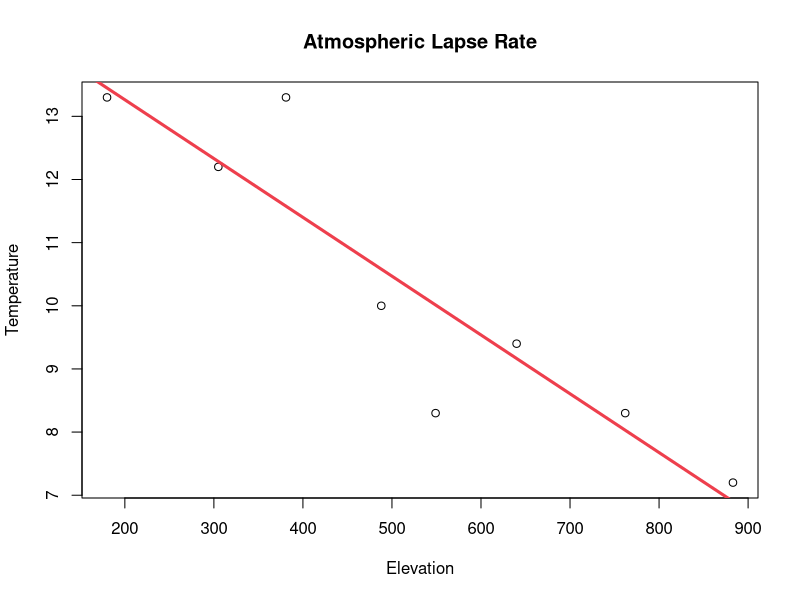

Write R code to recreate this figure.
Mydata <- read.csv("Elevation.csv",head = T)
plot(Temperature~Elevation,data = Mydata,main = "Atmospheric Lapse Rate")
x <- Mydata$Elevation
y <- Mydata$Temperature
fit <- lm(y~x)
summary(fit)
abline(fit, lwd = 3, col = "#ee3f4d")
summary(fit)$coefficients

# good work
